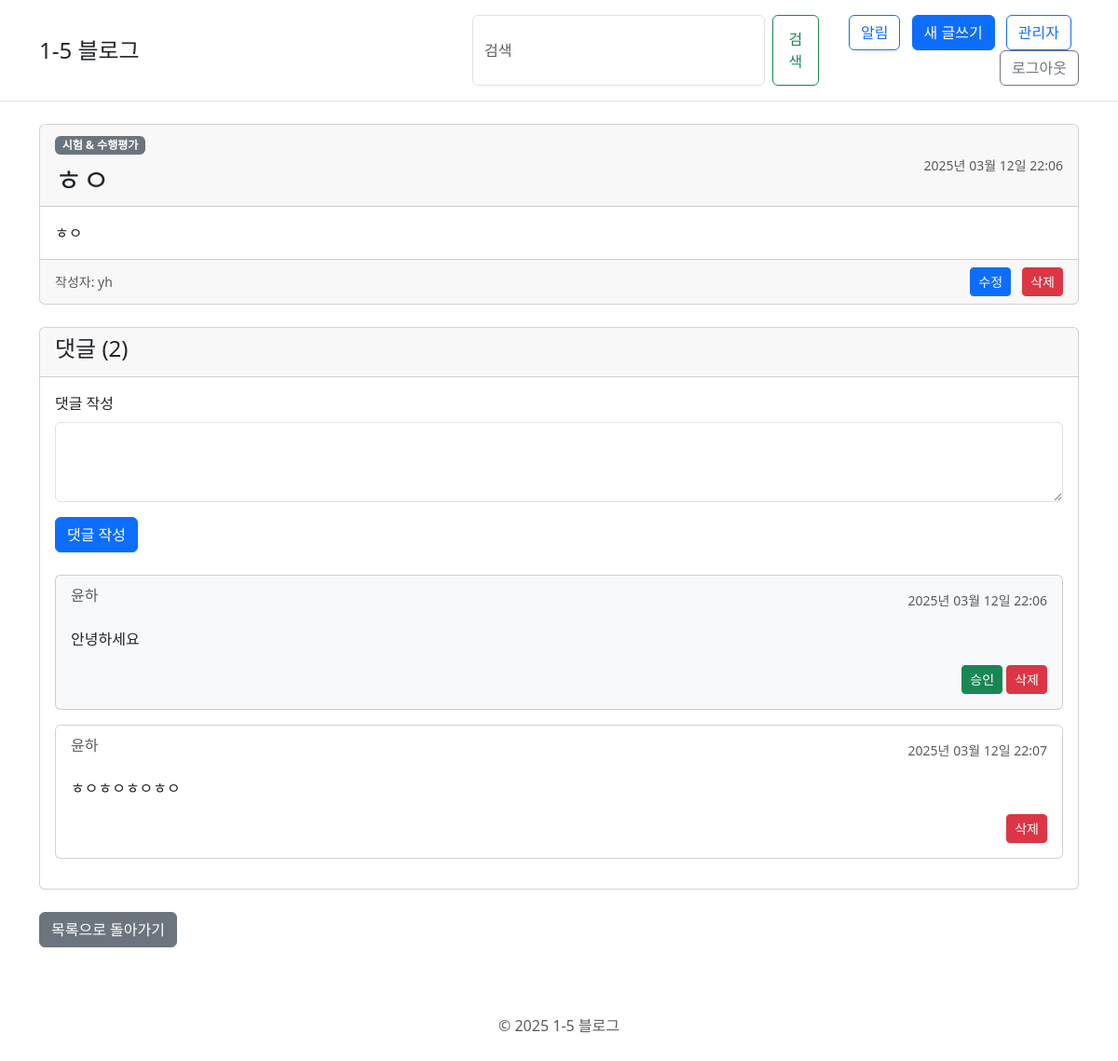
/post/6/ (signed in), run on an earlier commit of the app's database.
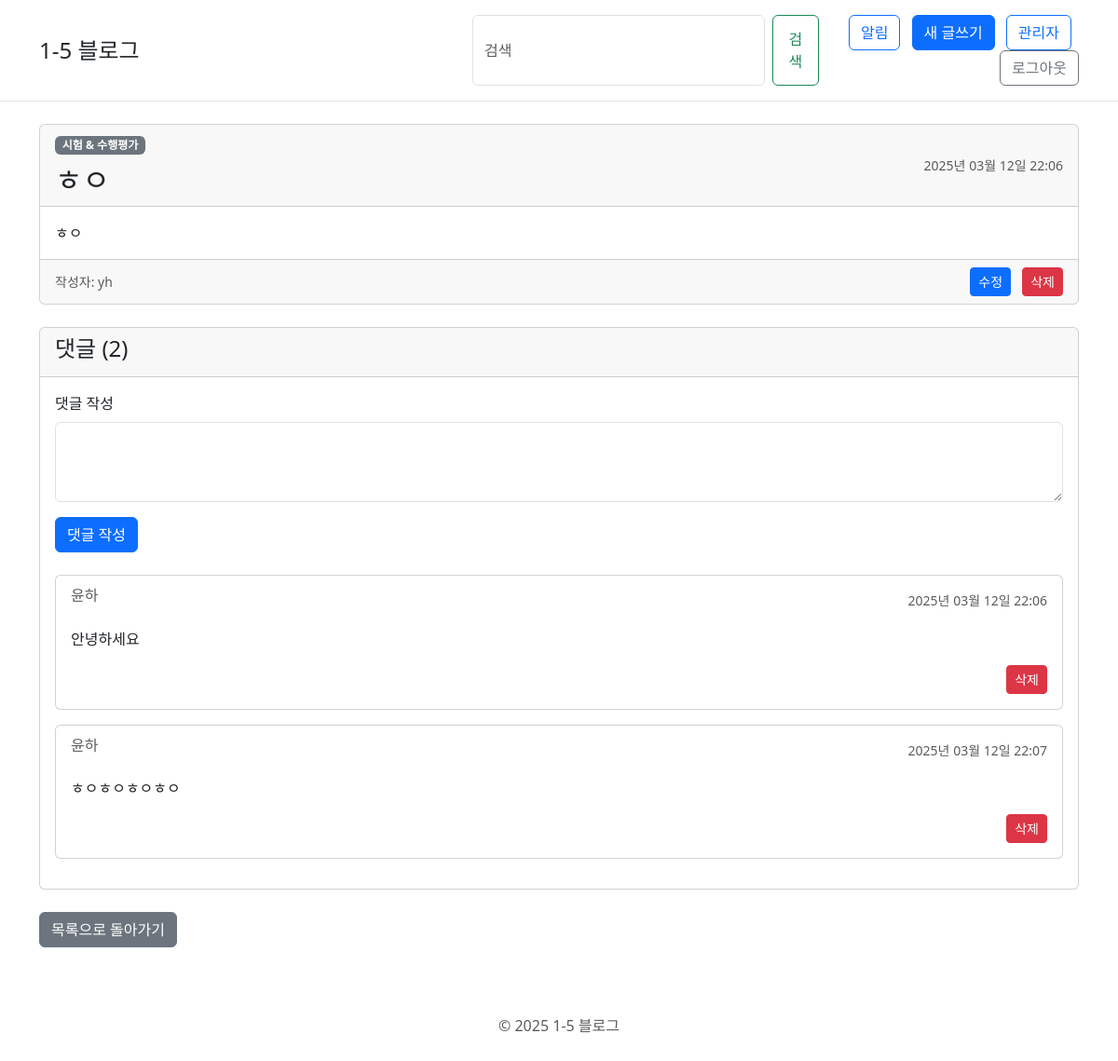
And on a later commit of the database.
### blog/models.py (models this page shows, shortened)
class Post(models.Model):
    author = models.ForeignKey(settings.AUTH_USER_MODEL, on_delete=models.CASCADE, verbose_name='작성자')
    category = models.ForeignKey(Category, on_delete=models.CASCADE, verbose_name='카테고리')
    title = models.CharField(max_length=200, verbose_name='제목')
    text = models.TextField(verbose_name='내용')
    created_date = models.DateTimeField(default=timezone.now, verbose_name='작성일')
    published_date = models.DateTimeField(blank=True, null=True, verbose_name='게시일')
    latitude = models.FloatField(blank=True, null=True, verbose_name='위도')
    longitude = models.FloatField(blank=True, null=True, verbose_name='경도')
    due_date = models.DateTimeField(blank=True, null=True, verbose_name='마감일시')
    class Meta:
        verbose_name = '게시글'
        verbose_name_plural = '게시글'

class Category(models.Model):
    name = models.CharField(max_length=100, verbose_name='카테고리')
    enable_map = models.BooleanField(default=True, verbose_name='지도 활성화')
    enable_due_date = models.BooleanField(default=True, verbose_name='마감일 활성화')
    enable_photo = models.BooleanField(default=True, verbose_name='사진 활성화')
    enable_time = models.BooleanField(default=True, verbose_name='시간 활성화')
    class Meta:
        verbose_name = '카테고리'
        verbose_name_plural = '카테고리'

class Comment(models.Model):
    post = models.ForeignKey(Post, on_delete=models.CASCADE, related_name='comments', verbose_name='게시글')
    author = models.CharField(max_length=200, verbose_name='작성자')
    text = models.TextField(verbose_name='내용')
    created_date = models.DateTimeField(default=timezone.now, verbose_name='작성일')
    approved_comment = models.BooleanField(default=False, verbose_name='승인 여부')
    class Meta:
        verbose_name = '댓글'
        verbose_name_plural = '댓글'

### blog/views.py (the view)
# urls.py: path('post/<int:pk>/', views.post_detail, name='post_detail'),
@login_required
def post_detail(request, pk):
    post = get_object_or_404(Post, pk=pk)
    return render(request, 'blog/post_detail.html', {'post': post})

### templates/blog/post_detail.html (shortened to what this page needs)
{% extends 'base.html' %}
{% block content %}
<div class="col-md-12">
    <div class="card mb-4">
        <div class="card-header">
            <div class="d-flex justify-content-between align-items-center">
                <div>
                    <span class="badge bg-secondary">{{ post.category.name }}</span>
                    <h2 class="card-title mt-2 mb-0">{{ post.title }}</h2>
                </div>
                <div class="text-muted small">
                    {{ post.published_date|date:"Y년 m월 d일 H:i" }}
                </div>
            </div>
        </div>
        <div class="card-body">
            <p class="card-text">{{ post.text|linebreaksbr }}</p>
        </div>
        <div class="card-footer">
            <div class="d-flex justify-content-between align-items-center">
                <div class="text-muted small">
                    작성자: {{ post.author }}
                </div>
                <div>
                    {% if user.is_authenticated %}
                        <a href="{% url 'post_edit' pk=post.pk %}" class="btn btn-sm btn-primary me-2">수정</a>
                        <a href="{% url 'post_remove' pk=post.pk %}" class="btn btn-sm btn-danger" onclick="return confirm('정말로 삭제하시겠습니까?');">삭제</a>
                    {% endif %}
                </div>
            </div>
        </div>
    </div>
    <div class="card mb-4">
        <div class="card-header">
            <h4>댓글 ({{ post.comments.count }})</h4>
        </div>
        <div class="card-body">
            {% if user.is_authenticated %}
                <form method="POST" action="{% url 'add_comment_to_post' pk=post.pk %}" class="mb-4">
                    <div class="mb-3">
                        <label for="id_text" class="form-label">댓글 작성</label>
                        <textarea name="text" id="id_text" class="form-control" rows="3" required></textarea>
                    </div>
                    <button type="submit" class="btn btn-primary">댓글 작성</button>
                </form>
            {% else %}
                <div class="alert alert-info">
                    <a href="{% url 'login' %}">로그인</a>하여 댓글을 작성하세요.
                </div>
            {% endif %}
            {% for comment in post.comments.all %}
                <div class="card mb-3 {% if not comment.approved_comment %}bg-light{% endif %}">
                    <div class="card-body">
                        <div class="d-flex justify-content-between">
                            <h6 class="card-subtitle mb-2 text-muted">{{ comment.author }}</h6>
                            <small class="text-muted">{{ comment.created_date|date:"Y년 m월 d일 H:i" }}</small>
                        </div>
                        <p class="card-text">{{ comment.text|linebreaks }}</p>
                        {% if user.is_authenticated %}
                            <div class="text-end">
                                {% if not comment.approved_comment %}
                                    <a href="{% url 'comment_approve' pk=comment.pk %}" class="btn btn-sm btn-success">승인</a>
                                {% endif %}
                                <a href="{% url 'comment_remove' pk=comment.pk %}" class="btn btn-sm btn-danger">삭제</a>
                            </div>
                        {% endif %}
                    </div>
                </div>
            {% empty %}
                <p>아직 댓글이 없습니다.</p>
            {% endfor %}
        </div>
    </div>
    <a href="{% url 'post_list' %}" class="btn btn-secondary mb-4">목록으로 돌아가기</a>
</div>
{% endblock %}

### templates/base.html (shortened to what this page needs)
<!DOCTYPE html>
<html lang="ko">
<head>
    <link href="https://cdn.jsdelivr.net/npm/bootstrap@5.3.0-alpha1/dist/css/bootstrap.min.css" rel="stylesheet">
    <link rel="stylesheet" href="https://cdnjs.cloudflare.com/ajax/libs/font-awesome/6.0.0-beta3/css/all.min.css">
    {% load static %}
    <link rel="stylesheet" href="{% static 'css/blog.css' %}">
</head>
<body>
    <header class="py-3 mb-4 border-bottom">
        <div class="container d-flex flex-wrap justify-content-between">
            <a href="/" class="d-flex align-items-center mb-3 mb-lg-0 me-lg-auto text-dark text-decoration-none">
                <span class="fs-4">1-5 블로그</span>
            </a>
            <form class="col-md-4 d-flex" action="{% url 'search_results' %}" method="get">
                <input class="form-control me-2" type="search" placeholder="검색" aria-label="Search" name="q">
                <button class="btn btn-outline-success" type="submit">검색</button>
            </form>
            <div class="col-md-3 text-end">
                {% if user.is_authenticated %}
                    <a href="{% url 'notifications' %}" class="btn btn-outline-primary me-2">
                        알림
                    </a>
                    <a href="{% url 'post_new' %}" class="btn btn-primary me-2">새 글쓰기</a>
                    {% if user.is_staff %}
                        <a href="{% url 'admin:index' %}" class="btn btn-outline-primary me-2">관리자</a>
                    {% endif %}
                    <form method="post" action="{% url 'logout' %}" class="d-inline">
                        <button type="submit" class="btn btn-outline-secondary">로그아웃</button>
                    </form>
                {% else %}
                    <a href="{% url 'login' %}" class="btn btn-outline-primary me-2">로그인</a>
                    <a href="{% url 'signup' %}" class="btn btn-primary">회원가입</a>
                {% endif %}
            </div>
        </div>
    </header>
    <main class="container">
        <div class="row">
            {% block content %}
            {% endblock %}
        </div>
    </main>
    <footer class="py-4 my-4">
        <div class="container">
            <p class="text-center text-muted">&copy; 2025 1-5 블로그</p>
        </div>
    </footer>
</body>
</html>

What changed in the data, as far as the page shows it:
changed Comment "안녕하세요": no longer shows "승인"
